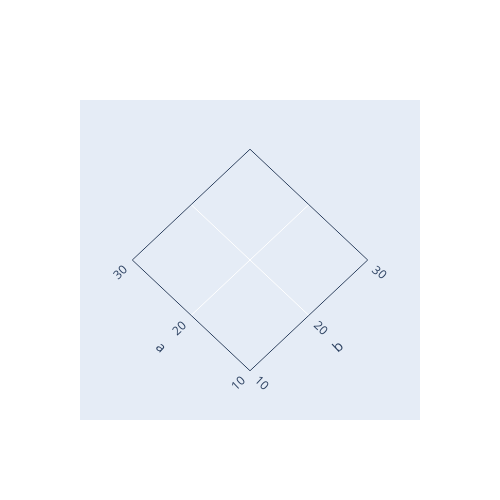

The cell this chart's notebook holds for it:
### Code cell
import plotly.graph_objects as go

mn = 10
mx = 30
md = (mn+mx)/2

fig = go.Figure([go.Carpet(
    a = [mn, md, mx, mn, md, mx, mn, md, mx],
    b = [mn, mn, mn, md, md, md, mx, mx, mx],
    x = [ 0, -5,-10,  5,  0, -5, 10,  5,  0],
    y = [ 0,  5, 10,  5, 10, 15, 10, 15, 20],
    aaxis_title="a",
    baxis_title="b"
),
go.Scattercarpet(
    a=[2], b=[3])
]
)
fig.update_xaxes(visible=False)
fig.update_yaxes(visible=False)
fig.update_layout(width=500, height=500)

fig.show()

### Figure 1 — Plotly figure (JSON) as saved in the notebook; plotly's stock layout.template omitted (floating-point values rounded to 4 significant figures)
{"data": [{"a": [10, 20, 30, 10, 20, 30, 10, 20, 30], "aaxis": {"title": {"text": "a"}, "type": "linear"}, "b": [10, 10, 10, 20, 20, 20, 30, 30, 30], "baxis": {"title": {"text": "b"}, "type": "linear"}, "type": "carpet", "x": [0, -5, -10, 5, 0, -5, 10, 5, 0], "y": [0, 5, 10, 5, 10, 15, 10, 15, 20]}, {"a": [2], "b": [3], "type": "scattercarpet"}], "layout": {"height": 500, "width": 500, "xaxis": {"autorange": true, "range": [-14.44, 14.44], "type": "linear", "visible": false}, "yaxis": {"autorange": true, "range": [-4.444, 24.44], "type": "linear", "visible": false}}}
